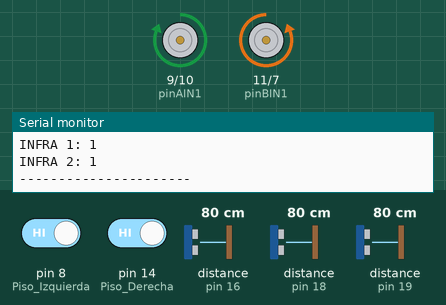
Simulated run of this sketch. Board: Arduino Uno, built with avr-gcc and run on an emulated ATmega328P. Shown: motor-driver pin pairs drawn as motors (green arrow = first pin HIGH = forward, orange = second pin HIGH = backward, longer = more drive, scaled by the enable pin), the last lines printed to the serial monitor. The inputs (shaded band) are chosen by the test bench; at power-on: distance to the obstacle (sensors on pin 16, pin 18, pin 19) 80 cm, pin 8 (Piso_Izquierda) HIGH, pin 14 (Piso_Derecha) HIGH. The echo pulse lasts 58.3 µs per cm.

Above: at 1.5 s.
1.6 s: distance to the obstacle (sensor on pin 16) set to 16 cm
4.1 s: distance to the obstacle (sensor on pin 16) set to 13 cm
At 6.1 s:
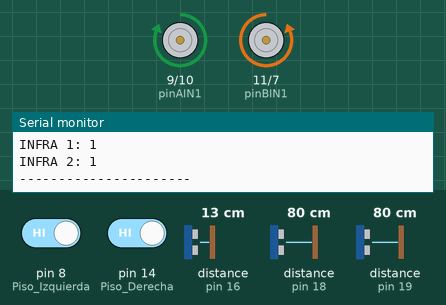
7.6 s: distance to the obstacle (sensor on pin 18) set to 17 cm
11.1 s: distance to the obstacle (sensor on pin 18) set to 12 cm
At 11.8 s:
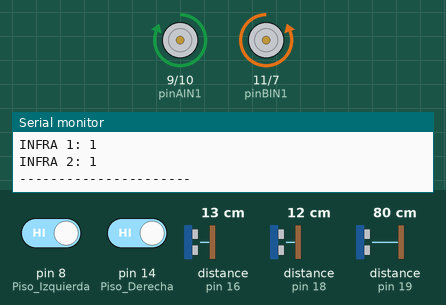
14.6 s: pin 8 (Piso_Izquierda) driven LOW
At 15.33 s:
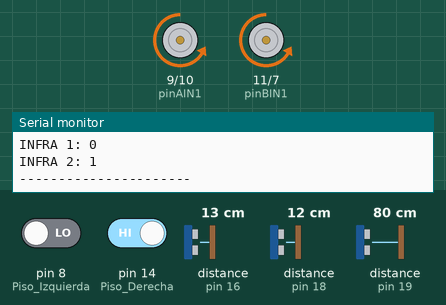
18.1 s: pin 14 (Piso_Derecha) driven LOW
At 19.0 s:
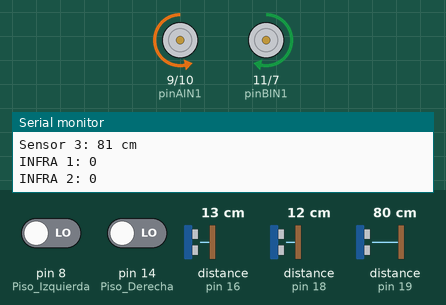
Timing chart, 0 to 21.1 s (numbered marks = the images above; inputs shaded):
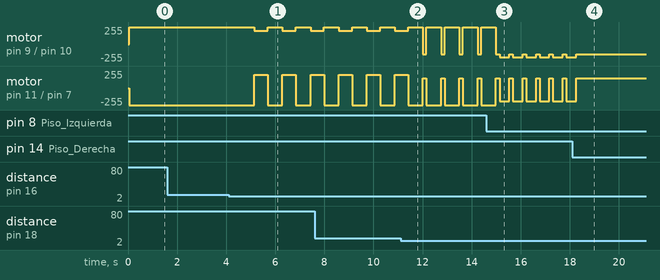

Measured:
- the behaviour switches between 15 and 14 cm on distance to the obstacle (sensor on pin 16) (found by bisection; images 0 and 1)
- the behaviour switches between 15 and 14 cm on distance to the obstacle (sensor on pin 18) (found by bisection; images 1 and 2)
- after the input at 4.1 s, motor on pin 9 (pinAIN1) / pin 10 (pinAIN2): alternates forward 255/255 for 0.60 s and forward 200/255 for 0.55 s, starting after 1.0 s; motor on pin 11 (pinBIN1) / pin 7 (pinBIN2): alternates backward 255/255 for 0.60 s and forward 200/255 for 0.55 s, starting after 1.0 s
- after the input at 11.1 s, motor on pin 9 (pinAIN1) / pin 10 (pinAIN2): alternates forward 255/255 for 0.60 s and backward 150/255 for 0.14 s, starting after 0.92 s; motor on pin 11 (pinBIN1) / pin 7 (pinBIN2): alternates backward 255/255 for 0.60 s and forward 150/255 for 0.14 s, starting after 0.92 s
- after the input at 14.6 s, motor on pin 9 (pinAIN1) / pin 10 (pinAIN2): alternates backward 200/255 for 0.40 s and backward 150/255 for 0.14 s, starting after 0.53 s; motor on pin 11 (pinBIN1) / pin 7 (pinBIN2): alternates backward 200/255 for 0.40 s and forward 150/255 for 0.14 s, starting after 0.53 s
- after the input at 18.1 s, motor on pin 9 (pinAIN1) / pin 10 (pinAIN2): goes on until 18.3 s, then stays backward 150/255; motor on pin 11 (pinBIN1) / pin 7 (pinBIN2): goes on until 18.3 s, then stays forward 150/255

The sketch:

C_digo_MinosumoPrincipiantes_WDM.ino
```cpp
#include <NewPing.h>

// Pines de configuración
#define DIP4 3
#define DIP3 12
#define DIP2 13
#define PULSO1 2

#define TRIGGER_PIN 17 // TODOS JUNTOS
#define ECHO_PIN_1 18  // FRENTE
#define ECHO_PIN_2 16  // izquierdo
#define ECHO_PIN_3 19 // DErecho
#define MAX_DISTANCE 100

#define Piso_Izquierda 8
#define Piso_Derecha 14

// Pines del motor A (izquierdo)
const int pinAIN1 = 9;
const int pinAIN2 = 10;
const int pinPWMA = 5;

// Pines del motor B (derecho)
const int pinBIN1 = 11;
const int pinBIN2 = 7;
const int pinPWMB = 6;

// Variables
NewPing sonar1(TRIGGER_PIN, ECHO_PIN_1, MAX_DISTANCE);
NewPing sonar2(TRIGGER_PIN, ECHO_PIN_2, MAX_DISTANCE);
NewPing sonar3(TRIGGER_PIN, ECHO_PIN_3, MAX_DISTANCE);

int pulso = 0;
int Dip2 = 0, Dip3 = 0, Dip4 = 0;
int speed = 255;  // Velocidad de giro

const int pinMotorB[3] = { pinPWMA, pinAIN2, pinAIN1 };
const int pinMotorA[3] = { pinPWMB, pinBIN1, pinBIN2 };

enum moveDirection { forward, backward };
enum turnDirection { Right, Left };

void setup() {
  Serial.begin(9600);

  pinMode(DIP2, INPUT);
  pinMode(DIP3, INPUT);
  pinMode(DIP4, INPUT);

  pinMode(Piso_Derecha, INPUT);
  pinMode(Piso_Izquierda, INPUT);
  pinMode(PULSO1, INPUT);

  pinMode(pinAIN2, OUTPUT);
  pinMode(pinAIN1, OUTPUT);
  pinMode(pinPWMA, OUTPUT);
  pinMode(pinBIN1, OUTPUT);
  pinMode(pinBIN2, OUTPUT);
  pinMode(pinPWMB, OUTPUT);
}

void loop() {
  // Lectura sensores ultrasonido
  unsigned int distance1 = sonar1.ping_cm();
  unsigned int distance2 = sonar2.ping_cm();
  unsigned int distance3 = sonar3.ping_cm();

  Serial.print("Sensor 1: "); Serial.print(distance1); Serial.println(" cm");
  Serial.print("Sensor 2: "); Serial.print(distance2); Serial.println(" cm");
  Serial.print("Sensor 3: "); Serial.print(distance3); Serial.println(" cm");

  // Lectura infrarrojos
  bool pisoI = digitalRead(Piso_Izquierda);
  bool pisoD = digitalRead(Piso_Derecha);

  Serial.print("INFRA 1: "); Serial.println(pisoI);
  Serial.print("INFRA 2: "); Serial.println(pisoD);
  Serial.println("----------------------");

  // Lógica sensores infrarrojos
  if (pisoI == 0 && pisoD == 0) {
    fullStop();
  } else if (pisoI == 1 && pisoD == 1) {
    move(backward, 255);
    delay(600);
  } else if (pisoI == 1 && pisoD == 0) {
    turn(Left, 200);
    delay(400);
  } else if (pisoI == 0 && pisoD == 1) {
    turn(Right, 200);
    delay(400);
  }

  // Lógica detección de oponente
  if (distance1 > 0 && distance1 < 15) {
    move(forward, 150);
  } else if (distance2 > 0 && distance2 < 15) {
    turn(Left, 200);
    delay(400);
  } else if (distance3 > 0 && distance3 < 15) {
    turn(Right, 200);
    delay(400);
  }

  delay(100); // Para lectura de monitor serial
}

// Lectura de switches
void sensores() {
  pulso = digitalRead(PULSO1);
  Dip3 = digitalRead(DIP3);
  Dip2 = digitalRead(DIP2);
  Dip4 = digitalRead(DIP4);
}

// Estado en monitor serial
void monitores() {
  Serial.println("PULSO"); Serial.println(pulso);
  Serial.println("Dip1"); Serial.println(Dip4);
  Serial.println("Dip2"); Serial.println(Dip2);
  Serial.println("Dip3"); Serial.println(Dip3);
}

// Movimiento general
void move(int direction, int speed) {
  if (direction == forward) {
    moveMotorForward(pinMotorB, speed);
    moveMotorForward(pinMotorA, speed);
  } else if (direction == backward) {
    moveMotorBackward(pinMotorB, speed);
    moveMotorBackward(pinMotorA, speed);
  }
}

// Giros
void turn(int direction, int speed) {
  if (direction == Left) {
    moveMotorBackward(pinMotorB, speed);
    moveMotorForward(pinMotorA, speed);
  } else if (direction == Right) {
    moveMotorForward(pinMotorB, speed);
    moveMotorBackward(pinMotorA, speed);
  }
}

// Detener ambos motores
void fullStop() {
  stopMotor(pinMotorA);
  stopMotor(pinMotorB);
}

// Control de motores
void moveMotorForward(const int pinMotor[3], int speed) {
  digitalWrite(pinMotor[1], HIGH);
  digitalWrite(pinMotor[2], LOW);
  analogWrite(pinMotor[0], speed);
}

void moveMotorBackward(const int pinMotor[3], int speed) {
  digitalWrite(pinMotor[1], LOW);
  digitalWrite(pinMotor[2], HIGH);
  analogWrite(pinMotor[0], speed);
}

void stopMotor(const int pinMotor[3]) {
  digitalWrite(pinMotor[1], LOW);
  digitalWrite(pinMotor[2], LOW);
  analogWrite(pinMotor[0], 0);
}
```
